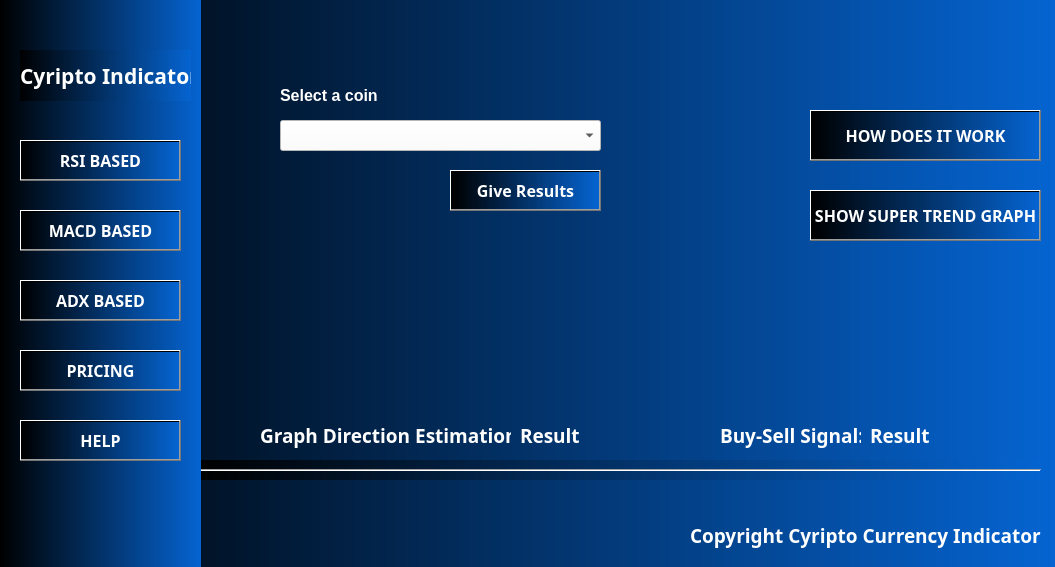
<?xml version="1.0" encoding="UTF-8"?>
<ui version="4.0">
 <class>Dialog</class>
 <widget class="QDialog" name="Dialog">
  <property name="geometry">
   <rect>
    <x>0</x>
    <y>0</y>
    <width>1055</width>
    <height>567</height>
   </rect>
  </property>
  <property name="font">
   <font>
    <family>Century Gothic</family>
    <pointsize>12</pointsize>
   </font>
  </property>
  <property name="windowTitle">
   <string>Cyripto Indicator</string>
  </property>
  <property name="autoFillBackground">
   <bool>false</bool>
  </property>
  <property name="styleSheet">
   <string notr="true">/* background-color: qlineargradient(spread:pad, x1:0, y1:0, x2:1, y2:0, stop:0 rgba(0, 0, 0, 255), stop:1 rgba(178, 14, 14, 255));
*/

background-color: qlineargradient(spread:pad, x1:0, y1:0, x2:1, y2:0, stop:0 rgba(0, 0, 0, 255), stop:1 rgba(5, 100, 209, 255));</string>
  </property>
  <widget class="QComboBox" name="comboBox">
   <property name="geometry">
    <rect>
     <x>280</x>
     <y>120</y>
     <width>321</width>
     <height>31</height>
    </rect>
   </property>
   <property name="font">
    <font>
     <pointsize>12</pointsize>
    </font>
   </property>
   <property name="autoFillBackground">
    <bool>false</bool>
   </property>
   <property name="styleSheet">
    <string notr="true">background-color: rgb(255, 255, 255);
color: rgb(0,0,0);</string>
   </property>
   <property name="editable">
    <bool>false</bool>
   </property>
   <property name="duplicatesEnabled">
    <bool>false</bool>
   </property>
  </widget>
  <widget class="QLabel" name="label">
   <property name="geometry">
    <rect>
     <x>280</x>
     <y>80</y>
     <width>111</width>
     <height>31</height>
    </rect>
   </property>
   <property name="font">
    <font>
     <pointsize>12</pointsize>
     <weight>75</weight>
     <bold>true</bold>
    </font>
   </property>
   <property name="styleSheet">
    <string notr="true">color: rgb(255, 255, 255);
background-color: transparent;</string>
   </property>
   <property name="frameShadow">
    <enum>QFrame::Plain</enum>
   </property>
   <property name="text">
    <string>Select a coin</string>
   </property>
  </widget>
  <widget class="QLabel" name="graphLabel">
   <property name="geometry">
    <rect>
     <x>260</x>
     <y>420</y>
     <width>251</width>
     <height>31</height>
    </rect>
   </property>
   <property name="font">
    <font>
     <family>Century Gothic</family>
     <pointsize>14</pointsize>
     <weight>75</weight>
     <bold>true</bold>
    </font>
   </property>
   <property name="styleSheet">
    <string notr="true">color: rgb(255, 255, 255);
background-color: transparent;</string>
   </property>
   <property name="frameShadow">
    <enum>QFrame::Plain</enum>
   </property>
   <property name="text">
    <string>Graph Direction Estimation: </string>
   </property>
  </widget>
  <widget class="QLabel" name="graphResultLabel">
   <property name="geometry">
    <rect>
     <x>520</x>
     <y>420</y>
     <width>111</width>
     <height>31</height>
    </rect>
   </property>
   <property name="font">
    <font>
     <family>Century Gothic</family>
     <pointsize>14</pointsize>
     <weight>75</weight>
     <bold>true</bold>
    </font>
   </property>
   <property name="styleSheet">
    <string notr="true">color: rgb(255, 255, 255);
background-color: transparent;</string>
   </property>
   <property name="frameShadow">
    <enum>QFrame::Plain</enum>
   </property>
   <property name="text">
    <string>Result</string>
   </property>
  </widget>
  <widget class="QLabel" name="buyResultLabel">
   <property name="geometry">
    <rect>
     <x>870</x>
     <y>420</y>
     <width>111</width>
     <height>31</height>
    </rect>
   </property>
   <property name="font">
    <font>
     <family>Century Gothic</family>
     <pointsize>14</pointsize>
     <weight>75</weight>
     <bold>true</bold>
    </font>
   </property>
   <property name="styleSheet">
    <string notr="true">color: rgb(255, 255, 255);
background-color: transparent;</string>
   </property>
   <property name="frameShadow">
    <enum>QFrame::Plain</enum>
   </property>
   <property name="text">
    <string>Result</string>
   </property>
  </widget>
  <widget class="QLabel" name="buySellLabel">
   <property name="geometry">
    <rect>
     <x>720</x>
     <y>420</y>
     <width>141</width>
     <height>31</height>
    </rect>
   </property>
   <property name="font">
    <font>
     <family>Century Gothic</family>
     <pointsize>14</pointsize>
     <weight>75</weight>
     <bold>true</bold>
    </font>
   </property>
   <property name="styleSheet">
    <string notr="true">color: rgb(255, 255, 255);
background-color: transparent;</string>
   </property>
   <property name="frameShadow">
    <enum>QFrame::Plain</enum>
   </property>
   <property name="text">
    <string>Buy-Sell Signal: </string>
   </property>
  </widget>
  <widget class="QPushButton" name="giveResultButton">
   <property name="geometry">
    <rect>
     <x>450</x>
     <y>170</y>
     <width>151</width>
     <height>41</height>
    </rect>
   </property>
   <property name="font">
    <font>
     <family>Century Gothic</family>
     <pointsize>12</pointsize>
     <weight>75</weight>
     <italic>false</italic>
     <bold>true</bold>
    </font>
   </property>
   <property name="cursor">
    <cursorShape>PointingHandCursor</cursorShape>
   </property>
   <property name="styleSheet">
    <string notr="true">color: rgb(255, 255, 255);

</string>
   </property>
   <property name="text">
    <string>Give Results</string>
   </property>
   <property name="flat">
    <bool>false</bool>
   </property>
  </widget>
  <widget class="Line" name="line">
   <property name="geometry">
    <rect>
     <x>200</x>
     <y>460</y>
     <width>841</width>
     <height>20</height>
    </rect>
   </property>
   <property name="orientation">
    <enum>Qt::Horizontal</enum>
   </property>
  </widget>
  <widget class="QLabel" name="label_6">
   <property name="geometry">
    <rect>
     <x>0</x>
     <y>0</y>
     <width>201</width>
     <height>571</height>
    </rect>
   </property>
   <property name="styleSheet">
    <string notr="true"/>
   </property>
   <property name="text">
    <string/>
   </property>
  </widget>
  <widget class="QLabel" name="label_7">
   <property name="geometry">
    <rect>
     <x>20</x>
     <y>50</y>
     <width>171</width>
     <height>51</height>
    </rect>
   </property>
   <property name="font">
    <font>
     <family>Century Gothic</family>
     <pointsize>16</pointsize>
     <weight>75</weight>
     <bold>true</bold>
    </font>
   </property>
   <property name="styleSheet">
    <string notr="true">color: rgb(255, 255, 255);</string>
   </property>
   <property name="text">
    <string>Cyripto Indicator</string>
   </property>
  </widget>
  <widget class="QLabel" name="label_8">
   <property name="geometry">
    <rect>
     <x>690</x>
     <y>520</y>
     <width>351</width>
     <height>31</height>
    </rect>
   </property>
   <property name="font">
    <font>
     <family>Century Gothic</family>
     <pointsize>14</pointsize>
     <weight>75</weight>
     <bold>true</bold>
    </font>
   </property>
   <property name="styleSheet">
    <string notr="true">color: rgb(255, 255, 255);
background-color: transparent;</string>
   </property>
   <property name="frameShadow">
    <enum>QFrame::Plain</enum>
   </property>
   <property name="text">
    <string>Copyright Cyripto Currency Indicator</string>
   </property>
  </widget>
  <widget class="QPushButton" name="rsiBasedButton">
   <property name="geometry">
    <rect>
     <x>20</x>
     <y>140</y>
     <width>161</width>
     <height>41</height>
    </rect>
   </property>
   <property name="font">
    <font>
     <family>Century Gothic</family>
     <pointsize>12</pointsize>
     <weight>75</weight>
     <italic>false</italic>
     <bold>true</bold>
    </font>
   </property>
   <property name="cursor">
    <cursorShape>PointingHandCursor</cursorShape>
   </property>
   <property name="styleSheet">
    <string notr="true">color: rgb(255, 255, 255);

</string>
   </property>
   <property name="text">
    <string>RSI BASED</string>
   </property>
   <property name="flat">
    <bool>false</bool>
   </property>
  </widget>
  <widget class="QPushButton" name="macdBasedButton">
   <property name="geometry">
    <rect>
     <x>20</x>
     <y>210</y>
     <width>161</width>
     <height>41</height>
    </rect>
   </property>
   <property name="font">
    <font>
     <family>Century Gothic</family>
     <pointsize>12</pointsize>
     <weight>75</weight>
     <italic>false</italic>
     <bold>true</bold>
    </font>
   </property>
   <property name="cursor">
    <cursorShape>PointingHandCursor</cursorShape>
   </property>
   <property name="styleSheet">
    <string notr="true">color: rgb(255, 255, 255);

</string>
   </property>
   <property name="text">
    <string>MACD BASED</string>
   </property>
   <property name="flat">
    <bool>false</bool>
   </property>
  </widget>
  <widget class="QPushButton" name="adxBasedButton">
   <property name="geometry">
    <rect>
     <x>20</x>
     <y>280</y>
     <width>161</width>
     <height>41</height>
    </rect>
   </property>
   <property name="font">
    <font>
     <family>Century Gothic</family>
     <pointsize>12</pointsize>
     <weight>75</weight>
     <italic>false</italic>
     <bold>true</bold>
    </font>
   </property>
   <property name="cursor">
    <cursorShape>PointingHandCursor</cursorShape>
   </property>
   <property name="styleSheet">
    <string notr="true">color: rgb(255, 255, 255);

</string>
   </property>
   <property name="text">
    <string>ADX BASED</string>
   </property>
   <property name="flat">
    <bool>false</bool>
   </property>
  </widget>
  <widget class="QPushButton" name="showSuperButton">
   <property name="geometry">
    <rect>
     <x>810</x>
     <y>190</y>
     <width>231</width>
     <height>51</height>
    </rect>
   </property>
   <property name="font">
    <font>
     <family>Century Gothic</family>
     <pointsize>12</pointsize>
     <weight>75</weight>
     <italic>false</italic>
     <bold>true</bold>
    </font>
   </property>
   <property name="cursor">
    <cursorShape>PointingHandCursor</cursorShape>
   </property>
   <property name="styleSheet">
    <string notr="true">color: rgb(255, 255, 255);

</string>
   </property>
   <property name="text">
    <string>SHOW SUPER TREND GRAPH</string>
   </property>
   <property name="flat">
    <bool>false</bool>
   </property>
  </widget>
  <widget class="QPushButton" name="helpButton">
   <property name="geometry">
    <rect>
     <x>20</x>
     <y>420</y>
     <width>161</width>
     <height>41</height>
    </rect>
   </property>
   <property name="font">
    <font>
     <family>Century Gothic</family>
     <pointsize>12</pointsize>
     <weight>75</weight>
     <italic>false</italic>
     <bold>true</bold>
    </font>
   </property>
   <property name="cursor">
    <cursorShape>PointingHandCursor</cursorShape>
   </property>
   <property name="styleSheet">
    <string notr="true">color: rgb(255, 255, 255);

</string>
   </property>
   <property name="text">
    <string>HELP</string>
   </property>
   <property name="flat">
    <bool>false</bool>
   </property>
  </widget>
  <widget class="QPushButton" name="pricingButton">
   <property name="geometry">
    <rect>
     <x>20</x>
     <y>350</y>
     <width>161</width>
     <height>41</height>
    </rect>
   </property>
   <property name="font">
    <font>
     <family>Century Gothic</family>
     <pointsize>12</pointsize>
     <weight>75</weight>
     <italic>false</italic>
     <bold>true</bold>
    </font>
   </property>
   <property name="cursor">
    <cursorShape>PointingHandCursor</cursorShape>
   </property>
   <property name="styleSheet">
    <string notr="true">color: rgb(255, 255, 255);

</string>
   </property>
   <property name="text">
    <string>PRICING</string>
   </property>
   <property name="flat">
    <bool>false</bool>
   </property>
  </widget>
  <widget class="QPushButton" name="howDoesButton">
   <property name="geometry">
    <rect>
     <x>810</x>
     <y>110</y>
     <width>231</width>
     <height>51</height>
    </rect>
   </property>
   <property name="font">
    <font>
     <family>Century Gothic</family>
     <pointsize>12</pointsize>
     <weight>75</weight>
     <italic>false</italic>
     <bold>true</bold>
    </font>
   </property>
   <property name="cursor">
    <cursorShape>PointingHandCursor</cursorShape>
   </property>
   <property name="styleSheet">
    <string notr="true">color: rgb(255, 255, 255);

</string>
   </property>
   <property name="text">
    <string>HOW DOES IT WORK</string>
   </property>
   <property name="flat">
    <bool>false</bool>
   </property>
  </widget>
  <zorder>label</zorder>
  <zorder>graphLabel</zorder>
  <zorder>graphResultLabel</zorder>
  <zorder>buyResultLabel</zorder>
  <zorder>buySellLabel</zorder>
  <zorder>giveResultButton</zorder>
  <zorder>line</zorder>
  <zorder>label_6</zorder>
  <zorder>label_7</zorder>
  <zorder>label_8</zorder>
  <zorder>rsiBasedButton</zorder>
  <zorder>macdBasedButton</zorder>
  <zorder>adxBasedButton</zorder>
  <zorder>showSuperButton</zorder>
  <zorder>helpButton</zorder>
  <zorder>pricingButton</zorder>
  <zorder>howDoesButton</zorder>
  <zorder>comboBox</zorder>
 </widget>
 <resources/>
 <connections/>
</ui>
